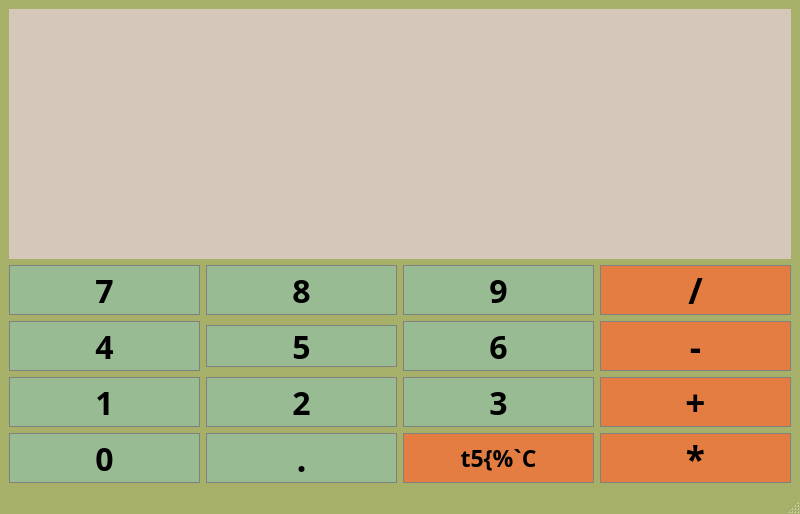
<?xml version="1.0" encoding="UTF-8"?>
<ui version="4.0">
 <class>Calculator</class>
 <widget class="QMainWindow" name="Calculator">
  <property name="geometry">
   <rect>
    <x>0</x>
    <y>0</y>
    <width>800</width>
    <height>514</height>
   </rect>
  </property>
  <property name="sizePolicy">
   <sizepolicy hsizetype="Preferred" vsizetype="Expanding">
    <horstretch>0</horstretch>
    <verstretch>0</verstretch>
   </sizepolicy>
  </property>
  <property name="windowTitle">
   <string>MainWindow</string>
  </property>
  <property name="styleSheet">
   <string notr="true">QMainWindow{
	background-color: #a6b068;
	border: 1px #a28982;
	color: #000000;
}</string>
  </property>
  <widget class="QWidget" name="centralwidget">
   <property name="styleSheet">
    <string notr="true">QWidget{
	background-color: #a6b068;
	border: 1px #a28982;
	color: #000000;
}</string>
   </property>
   <layout class="QGridLayout" name="gridLayout">
    <item row="1" column="2">
     <widget class="QPushButton" name="Button_9">
      <property name="sizePolicy">
       <sizepolicy hsizetype="Preferred" vsizetype="Maximum">
        <horstretch>0</horstretch>
        <verstretch>10</verstretch>
       </sizepolicy>
      </property>
      <property name="maximumSize">
       <size>
        <width>16777215</width>
        <height>50</height>
       </size>
      </property>
      <property name="font">
       <font>
        <family>Half-Elven Leftalic</family>
        <pointsize>24</pointsize>
        <bold>true</bold>
       </font>
      </property>
      <property name="styleSheet">
       <string notr="true">QPushButton{
	background-color: #98bb94;
	border: 1px solid gray;
	padding: 5px;
}
QPushButtonPressed{
	background-color: #495a3b;
	border: 1px solid gray;
	padding: 5px;
}</string>
      </property>
      <property name="text">
       <string>9</string>
      </property>
     </widget>
    </item>
    <item row="4" column="0">
     <widget class="QPushButton" name="Button_0">
      <property name="sizePolicy">
       <sizepolicy hsizetype="Preferred" vsizetype="Maximum">
        <horstretch>0</horstretch>
        <verstretch>0</verstretch>
       </sizepolicy>
      </property>
      <property name="maximumSize">
       <size>
        <width>16777215</width>
        <height>50</height>
       </size>
      </property>
      <property name="font">
       <font>
        <family>Half-Elven Leftalic</family>
        <pointsize>24</pointsize>
        <bold>true</bold>
       </font>
      </property>
      <property name="styleSheet">
       <string notr="true">QPushButton{
	background-color: #98bb94;
	border: 1px solid gray;
	padding: 5px;
}
QPushButtonPressed{
	background-color: #495a3b;
	border: 1px solid gray;
	padding: 5px;
}</string>
      </property>
      <property name="text">
       <string>0</string>
      </property>
     </widget>
    </item>
    <item row="3" column="3">
     <widget class="QPushButton" name="Add">
      <property name="sizePolicy">
       <sizepolicy hsizetype="Minimum" vsizetype="Maximum">
        <horstretch>0</horstretch>
        <verstretch>0</verstretch>
       </sizepolicy>
      </property>
      <property name="maximumSize">
       <size>
        <width>16777215</width>
        <height>50</height>
       </size>
      </property>
      <property name="font">
       <font>
        <family>Half-Elven Leftalic</family>
        <pointsize>26</pointsize>
        <bold>true</bold>
       </font>
      </property>
      <property name="styleSheet">
       <string notr="true">QPushButton{
	background-color: #e37d42;
	border: 1px solid gray;
	padding: 5px;
}
QPushButtonPressed{
	background-color: #733317;
	border: 1px solid gray;
	padding: 5px;
}</string>
      </property>
      <property name="text">
       <string>+</string>
      </property>
     </widget>
    </item>
    <item row="0" column="0" colspan="4">
     <widget class="QLineEdit" name="Display">
      <property name="sizePolicy">
       <sizepolicy hsizetype="Preferred" vsizetype="Expanding">
        <horstretch>0</horstretch>
        <verstretch>0</verstretch>
       </sizepolicy>
      </property>
      <property name="font">
       <font>
        <family>Half-Elven Leftalic</family>
        <pointsize>30</pointsize>
        <bold>false</bold>
       </font>
      </property>
      <property name="layoutDirection">
       <enum>Qt::LayoutDirection::LeftToRight</enum>
      </property>
      <property name="styleSheet">
       <string notr="true">QLineEdit{
	background-color: #d5c7b9;
	border: 1px #a28982;
	color: #000000;
}</string>
      </property>
      <property name="text">
       <string/>
      </property>
      <property name="cursorPosition">
       <number>0</number>
      </property>
      <property name="alignment">
       <set>Qt::AlignmentFlag::AlignBottom|Qt::AlignmentFlag::AlignRight|Qt::AlignmentFlag::AlignTrailing</set>
      </property>
     </widget>
    </item>
    <item row="3" column="1">
     <widget class="QPushButton" name="Button_2">
      <property name="sizePolicy">
       <sizepolicy hsizetype="Preferred" vsizetype="Maximum">
        <horstretch>0</horstretch>
        <verstretch>0</verstretch>
       </sizepolicy>
      </property>
      <property name="maximumSize">
       <size>
        <width>16777215</width>
        <height>50</height>
       </size>
      </property>
      <property name="font">
       <font>
        <family>Half-Elven Leftalic</family>
        <pointsize>24</pointsize>
        <bold>true</bold>
       </font>
      </property>
      <property name="styleSheet">
       <string notr="true">QPushButton{
	background-color: #98bb94;
	border: 1px solid gray;
	padding: 5px;
}
QPushButtonPressed{
	background-color: #495a3b;
	border: 1px solid gray;
	padding: 5px;
}</string>
      </property>
      <property name="text">
       <string>2</string>
      </property>
     </widget>
    </item>
    <item row="2" column="3">
     <widget class="QPushButton" name="Subtract">
      <property name="sizePolicy">
       <sizepolicy hsizetype="Minimum" vsizetype="Maximum">
        <horstretch>0</horstretch>
        <verstretch>0</verstretch>
       </sizepolicy>
      </property>
      <property name="maximumSize">
       <size>
        <width>16777215</width>
        <height>50</height>
       </size>
      </property>
      <property name="font">
       <font>
        <family>Half-Elven Leftalic</family>
        <pointsize>26</pointsize>
        <bold>true</bold>
       </font>
      </property>
      <property name="styleSheet">
       <string notr="true">QPushButton{
	background-color: #e37d42;
	border: 1px solid gray;
	padding: 5px;
}
QPushButtonPressed{
	background-color: #733317;
	border: 1px solid gray;
	padding: 5px;
}</string>
      </property>
      <property name="text">
       <string>-</string>
      </property>
     </widget>
    </item>
    <item row="4" column="2">
     <widget class="QPushButton" name="Enter">
      <property name="sizePolicy">
       <sizepolicy hsizetype="Minimum" vsizetype="Maximum">
        <horstretch>0</horstretch>
        <verstretch>0</verstretch>
       </sizepolicy>
      </property>
      <property name="maximumSize">
       <size>
        <width>16777215</width>
        <height>50</height>
       </size>
      </property>
      <property name="font">
       <font>
        <family>Tengwar Annatar</family>
        <pointsize>17</pointsize>
        <bold>true</bold>
       </font>
      </property>
      <property name="styleSheet">
       <string notr="true">QPushButton{
	background-color: #e37d42;
	border: 1px solid gray;
	padding: 5px;
}
QPushButtonPressed{
	background-color: #733317;
	border: 1px solid gray;
	padding: 5px;
}</string>
      </property>
      <property name="text">
       <string>t5{%`C</string>
      </property>
     </widget>
    </item>
    <item row="3" column="0">
     <widget class="QPushButton" name="Button_1">
      <property name="sizePolicy">
       <sizepolicy hsizetype="Preferred" vsizetype="Maximum">
        <horstretch>0</horstretch>
        <verstretch>0</verstretch>
       </sizepolicy>
      </property>
      <property name="maximumSize">
       <size>
        <width>16777215</width>
        <height>50</height>
       </size>
      </property>
      <property name="font">
       <font>
        <family>Half-Elven Leftalic</family>
        <pointsize>24</pointsize>
        <bold>true</bold>
       </font>
      </property>
      <property name="styleSheet">
       <string notr="true">QPushButton{
	background-color: #98bb94;
	border: 1px solid gray;
	padding: 5px;
}
QPushButtonPressed{
	background-color: #495a3b;
	border: 1px solid gray;
	padding: 5px;
}</string>
      </property>
      <property name="text">
       <string>1</string>
      </property>
     </widget>
    </item>
    <item row="1" column="3">
     <widget class="QPushButton" name="Divide">
      <property name="sizePolicy">
       <sizepolicy hsizetype="Minimum" vsizetype="Maximum">
        <horstretch>0</horstretch>
        <verstretch>0</verstretch>
       </sizepolicy>
      </property>
      <property name="maximumSize">
       <size>
        <width>16777215</width>
        <height>50</height>
       </size>
      </property>
      <property name="font">
       <font>
        <family>Half-Elven Leftalic</family>
        <pointsize>26</pointsize>
        <bold>true</bold>
       </font>
      </property>
      <property name="styleSheet">
       <string notr="true">QPushButton{
	background-color: #e37d42;
	border: 1px solid gray;
	padding: 5px;
}
QPushButtonPressed{
	background-color: #733317;
	border: 1px solid gray;
	padding: 5px;
}</string>
      </property>
      <property name="text">
       <string>/</string>
      </property>
     </widget>
    </item>
    <item row="2" column="1">
     <widget class="QPushButton" name="Button_5">
      <property name="sizePolicy">
       <sizepolicy hsizetype="Preferred" vsizetype="Maximum">
        <horstretch>0</horstretch>
        <verstretch>0</verstretch>
       </sizepolicy>
      </property>
      <property name="maximumSize">
       <size>
        <width>16777215</width>
        <height>42</height>
       </size>
      </property>
      <property name="font">
       <font>
        <family>Half-Elven Leftalic</family>
        <pointsize>24</pointsize>
        <bold>true</bold>
       </font>
      </property>
      <property name="styleSheet">
       <string notr="true">QPushButton{
	background-color: #98bb94;
	border: 1px solid gray;
	padding: 5px;
}
QPushButtonPressed{
	background-color: #495a3b;
	border: 1px solid gray;
	padding: 5px;
}</string>
      </property>
      <property name="text">
       <string>5</string>
      </property>
     </widget>
    </item>
    <item row="1" column="0">
     <widget class="QPushButton" name="Button_7">
      <property name="sizePolicy">
       <sizepolicy hsizetype="Minimum" vsizetype="Ignored">
        <horstretch>0</horstretch>
        <verstretch>0</verstretch>
       </sizepolicy>
      </property>
      <property name="maximumSize">
       <size>
        <width>16777215</width>
        <height>50</height>
       </size>
      </property>
      <property name="font">
       <font>
        <family>Half-Elven Leftalic</family>
        <pointsize>24</pointsize>
        <bold>true</bold>
       </font>
      </property>
      <property name="styleSheet">
       <string notr="true">QPushButton{
	background-color: #98bb94;
	border: 1px solid gray;
	padding: 5px;
}
QPushButtonPressed{
	background-color: #495a3b;
	border: 1px solid gray;
	padding: 5px;
}</string>
      </property>
      <property name="text">
       <string>7</string>
      </property>
     </widget>
    </item>
    <item row="3" column="2">
     <widget class="QPushButton" name="Button_3">
      <property name="sizePolicy">
       <sizepolicy hsizetype="Preferred" vsizetype="Maximum">
        <horstretch>0</horstretch>
        <verstretch>0</verstretch>
       </sizepolicy>
      </property>
      <property name="maximumSize">
       <size>
        <width>16777215</width>
        <height>50</height>
       </size>
      </property>
      <property name="font">
       <font>
        <family>Half-Elven Leftalic</family>
        <pointsize>24</pointsize>
        <bold>true</bold>
       </font>
      </property>
      <property name="styleSheet">
       <string notr="true">QPushButton{
	background-color: #98bb94;
	border: 1px solid gray;
	padding: 5px;
}
QPushButtonPressed{
	background-color: #495a3b;
	border: 1px solid gray;
	padding: 5px;
}</string>
      </property>
      <property name="text">
       <string>3</string>
      </property>
     </widget>
    </item>
    <item row="4" column="1">
     <widget class="QPushButton" name="Decimal">
      <property name="sizePolicy">
       <sizepolicy hsizetype="Preferred" vsizetype="Maximum">
        <horstretch>0</horstretch>
        <verstretch>0</verstretch>
       </sizepolicy>
      </property>
      <property name="maximumSize">
       <size>
        <width>16777215</width>
        <height>50</height>
       </size>
      </property>
      <property name="font">
       <font>
        <family>Half-Elven Leftalic</family>
        <pointsize>26</pointsize>
        <bold>true</bold>
       </font>
      </property>
      <property name="styleSheet">
       <string notr="true">QPushButton{
	background-color: #98bb94;
	border: 1px solid gray;
	padding: 5px;
}
QPushButtonPressed{
	background-color: #495a3b;
	border: 1px solid gray;
	padding: 5px;
}</string>
      </property>
      <property name="text">
       <string>.</string>
      </property>
     </widget>
    </item>
    <item row="2" column="2">
     <widget class="QPushButton" name="Button_6">
      <property name="sizePolicy">
       <sizepolicy hsizetype="Preferred" vsizetype="Maximum">
        <horstretch>0</horstretch>
        <verstretch>0</verstretch>
       </sizepolicy>
      </property>
      <property name="maximumSize">
       <size>
        <width>16777215</width>
        <height>50</height>
       </size>
      </property>
      <property name="font">
       <font>
        <family>Half-Elven Leftalic</family>
        <pointsize>24</pointsize>
        <bold>true</bold>
       </font>
      </property>
      <property name="styleSheet">
       <string notr="true">QPushButton{
	background-color: #98bb94;
	border: 1px solid gray;
	padding: 5px;
}
QPushButtonPressed{
	background-color: #495a3b;
	border: 1px solid gray;
	padding: 5px;
}</string>
      </property>
      <property name="text">
       <string>6</string>
      </property>
     </widget>
    </item>
    <item row="1" column="1">
     <widget class="QPushButton" name="Button_8">
      <property name="sizePolicy">
       <sizepolicy hsizetype="Minimum" vsizetype="Ignored">
        <horstretch>0</horstretch>
        <verstretch>0</verstretch>
       </sizepolicy>
      </property>
      <property name="maximumSize">
       <size>
        <width>16777215</width>
        <height>50</height>
       </size>
      </property>
      <property name="font">
       <font>
        <family>Half-Elven Leftalic</family>
        <pointsize>24</pointsize>
        <bold>true</bold>
       </font>
      </property>
      <property name="styleSheet">
       <string notr="true">QPushButton{
	background-color: #98bb94;
	border: 1px solid gray;
	padding: 5px;
}
QPushButtonPressed{
	background-color: #495a3b;
	border: 1px solid gray;
	padding: 5px;
}</string>
      </property>
      <property name="text">
       <string>8</string>
      </property>
     </widget>
    </item>
    <item row="2" column="0">
     <widget class="QPushButton" name="Button_4">
      <property name="sizePolicy">
       <sizepolicy hsizetype="Preferred" vsizetype="Maximum">
        <horstretch>0</horstretch>
        <verstretch>0</verstretch>
       </sizepolicy>
      </property>
      <property name="maximumSize">
       <size>
        <width>16777215</width>
        <height>50</height>
       </size>
      </property>
      <property name="font">
       <font>
        <family>Half-Elven Leftalic</family>
        <pointsize>24</pointsize>
        <bold>true</bold>
       </font>
      </property>
      <property name="styleSheet">
       <string notr="true">QPushButton{
	background-color: #98bb94;
	border: 1px solid gray;
	padding: 5px;
}
QPushButtonPressed{
	background-color: #495a3b;
	border: 1px solid gray;
	padding: 5px;
}</string>
      </property>
      <property name="text">
       <string>4</string>
      </property>
     </widget>
    </item>
    <item row="4" column="3">
     <widget class="QPushButton" name="Multiply">
      <property name="sizePolicy">
       <sizepolicy hsizetype="Minimum" vsizetype="Maximum">
        <horstretch>0</horstretch>
        <verstretch>0</verstretch>
       </sizepolicy>
      </property>
      <property name="maximumSize">
       <size>
        <width>16777215</width>
        <height>50</height>
       </size>
      </property>
      <property name="font">
       <font>
        <family>Franklin Gothic Book</family>
        <pointsize>26</pointsize>
        <bold>true</bold>
       </font>
      </property>
      <property name="styleSheet">
       <string notr="true">QPushButton{
	background-color: #e37d42;
	border: 1px solid gray;
	padding: 5px;
}
QPushButtonPressed{
	background-color: #733317;
	border: 1px solid gray;
	padding: 5px;
}</string>
      </property>
      <property name="text">
       <string>*</string>
      </property>
     </widget>
    </item>
   </layout>
  </widget>
  <widget class="QMenuBar" name="menubar">
   <property name="geometry">
    <rect>
     <x>0</x>
     <y>0</y>
     <width>800</width>
     <height>26</height>
    </rect>
   </property>
  </widget>
  <widget class="QStatusBar" name="statusbar"/>
 </widget>
 <resources/>
 <connections/>
</ui>
